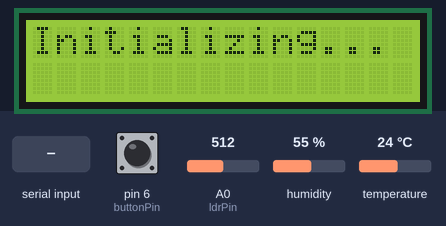
Bench run of a sketch on a simulated Arduino Uno, built with avr-gcc and run on an emulated ATmega328P. Parts: 16×2 character LCD. The test bench sets the inputs (shaded band); at power-on: humidity 55 %, temperature 24 °C, A0 (ldrPin) = 512, pin 6 (buttonPin) HIGH. The modem accepts every AT command (registered, SIM ready, sends succeed) and sends nothing else; what the sketch prints to the serial monitor is not drawn.

Above: at 0.1 s.
5.3 s: humidity set to 22 %
At 11.6 s:
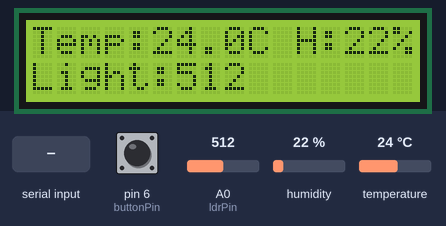
11.8 s: temperature set to 5 °C
At 13.4 s:
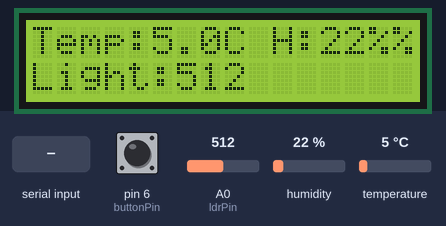
16.8 s: "$GPGGA\n" received over the second serial link
At 18.0 s:
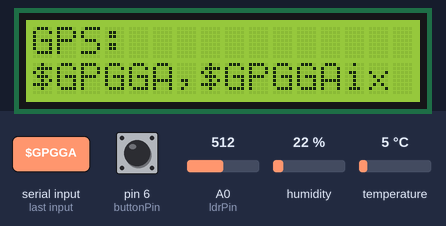
19.9 s: A0 (ldrPin) set to 716
At 20.9 s:
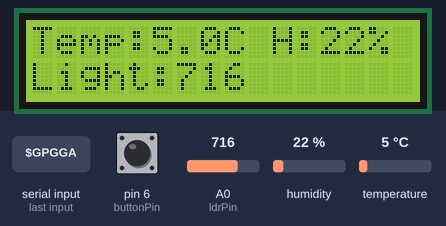
25.0 s: A0 (ldrPin) set to 900
At 28.8 s:
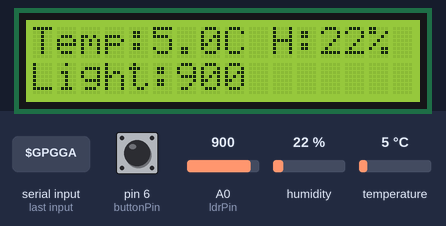
29.1 s: humidity set to 40 %
At 31.6 s:
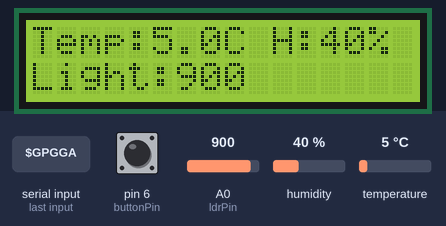
Timing chart, 0 to 33.1 s (numbered marks = the images above; inputs shaded):
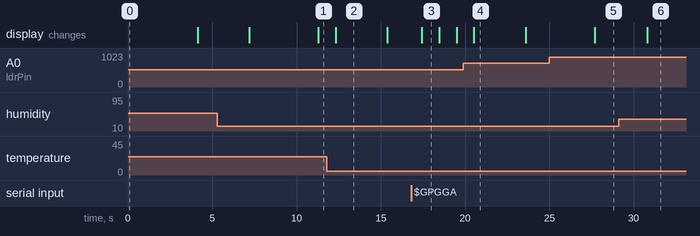

The sketch:

sketch_apr19a.ino
```cpp
#include <SoftwareSerial.h>
#include <Wire.h>
#include <LiquidCrystal_I2C.h>
#include <DHT.h>

// GSM Module Configuration
SoftwareSerial gsm(8, 7); // RX=8, TX=7

// GPS Module Configuration
SoftwareSerial gpsSerial(5, 4); // RX=5, TX=4

// I2C LCD Configuration
LiquidCrystal_I2C lcd(0x27, 16, 2); // 0x27 address, 16x2 display

// DHT22 Sensor Configuration
#define DHTPIN 3
#define DHTTYPE DHT22
DHT dht(DHTPIN, DHTTYPE);

// Pin Definitions
const int ldrPin = A0;
const int buttonPin = 6;

// Thresholds
const int LDR_DARK_THRESHOLD = 300;
String PHONE = "+1234567890"; // Replace with your number

// State Variables
bool alertSent = false;
unsigned long lastSmsTime = 0;
int lastButtonState = HIGH;
unsigned long lastDisplaySwitch = 0;
int displayPage = 0;

void setup() {
  Serial.begin(9600);
  gsm.begin(9600);
  gpsSerial.begin(9600);
  dht.begin();

  lcd.init();
  lcd.backlight();
  lcd.print("Initializing...");

  pinMode(buttonPin, INPUT_PULLUP);

  delay(2000);
  gsm.println("AT");
  delay(1000);
  gsm.println("AT+CMGF=1");
  delay(1000);

  lcd.clear();
}

void loop() {
  // Read Sensors
  int ldrValue = analogRead(ldrPin);
  float humidity = dht.readHumidity();
  float temp = dht.readTemperature();
  int buttonState = digitalRead(buttonPin);
  String gpsData = readGPS();

  // Button Alert
  if (buttonState != lastButtonState) {
    delay(50);
    if (buttonState == LOW) {
      sendAlert("MANUAL DISTRESS SIGNAL!", gpsData);
    }
  }
  lastButtonState = buttonState;

  // LDR Alert
  if (ldrValue > LDR_DARK_THRESHOLD && !alertSent) {
    sendAlert("DARKNESS DETECTED!", gpsData);
    alertSent = true;
  } else if (ldrValue <= LDR_DARK_THRESHOLD) {
    alertSent = false;
  }

  // LCD Display Switch
  if (millis() - lastDisplaySwitch >= 4000) {
    lcd.clear();
    displayPage = (displayPage + 1) % 2;
    lastDisplaySwitch = millis();
  }

  if (displayPage == 0) {
    lcd.setCursor(0, 0);
    lcd.print("Temp:");
    lcd.print(temp, 1);
    lcd.print("C H:");
    lcd.print(humidity, 0);
    lcd.print("%");

    lcd.setCursor(0, 1);
    lcd.print("Light:");
    lcd.print(ldrValue);
  } else {
    lcd.setCursor(0, 0);
    lcd.print("GPS:");

    if (gpsData != "No Fix") {
      int commaIndex = gpsData.indexOf(',');
      String lat = gpsData.substring(0, commaIndex);
      String lon = gpsData.substring(commaIndex + 1);
      lcd.setCursor(0, 1);
      lcd.print(lat + "," + lon);
    } else {
      lcd.setCursor(0, 1);
      lcd.print("Waiting for fix");
    }
  }

  // Periodic SMS
  if (millis() - lastSmsTime >= 30000) {
    String message = "System Status:\n";
    message += "Temp: " + String(temp, 1) + "C\n";
    message += "Humidity: " + String(humidity, 0) + "%\n";
    message += "Light: " + String(ldrValue) + "\n";
    message += "Location: " + gpsData;

    sendSMS(PHONE, message);
    lastSmsTime = millis();
  }

  delay(1000);
}

String readGPS() {
  while (gpsSerial.available()) {
    String data = gpsSerial.readStringUntil('\n');
    if (data.startsWith("$GPGGA")) {
      int index = 0;
      for (int i = 0; i < 6; i++) index = data.indexOf(',', index + 1);
      String lat = data.substring(index + 1, index + 10);
      index = data.indexOf(',', index + 1);
      String lon = data.substring(index + 1, index + 11);
      return lat + "," + lon;
    }
  }
  return "No Fix";
}

void sendAlert(String type, String location) {
  String message = type + "\n";
  message += "Location: " + location;
  sendSMS(PHONE, message);
}

void sendSMS(String number, String text) {
  gsm.print("AT+CMGS=\"" + number + "\"\r");
  delay(1000);
  gsm.print(text);
  delay(1000);
  gsm.write(26); // CTRL+Z
  delay(1000);
  Serial.println("SMS Sent");
}
```

Measured:
- after the input at 11.8 s, the display: changes after 0.52 s (image 2)
- after the input at 16.8 s, the display: changes after 0.63 s (image 3)
- after the input at 19.9 s, the display: changes after 0.62 s (image 4)
- after the input at 25.0 s, the display: changes after 2.7 s (image 5)
- after the input at 29.1 s, the display: changes after 1.7 s (image 6)
- what the display in image 2 shows lasts 3.1 s, from 12.3 s to 15.4 s
- what the display in image 3 shows lasts 1.1 s, from 17.4 s to 18.5 s
